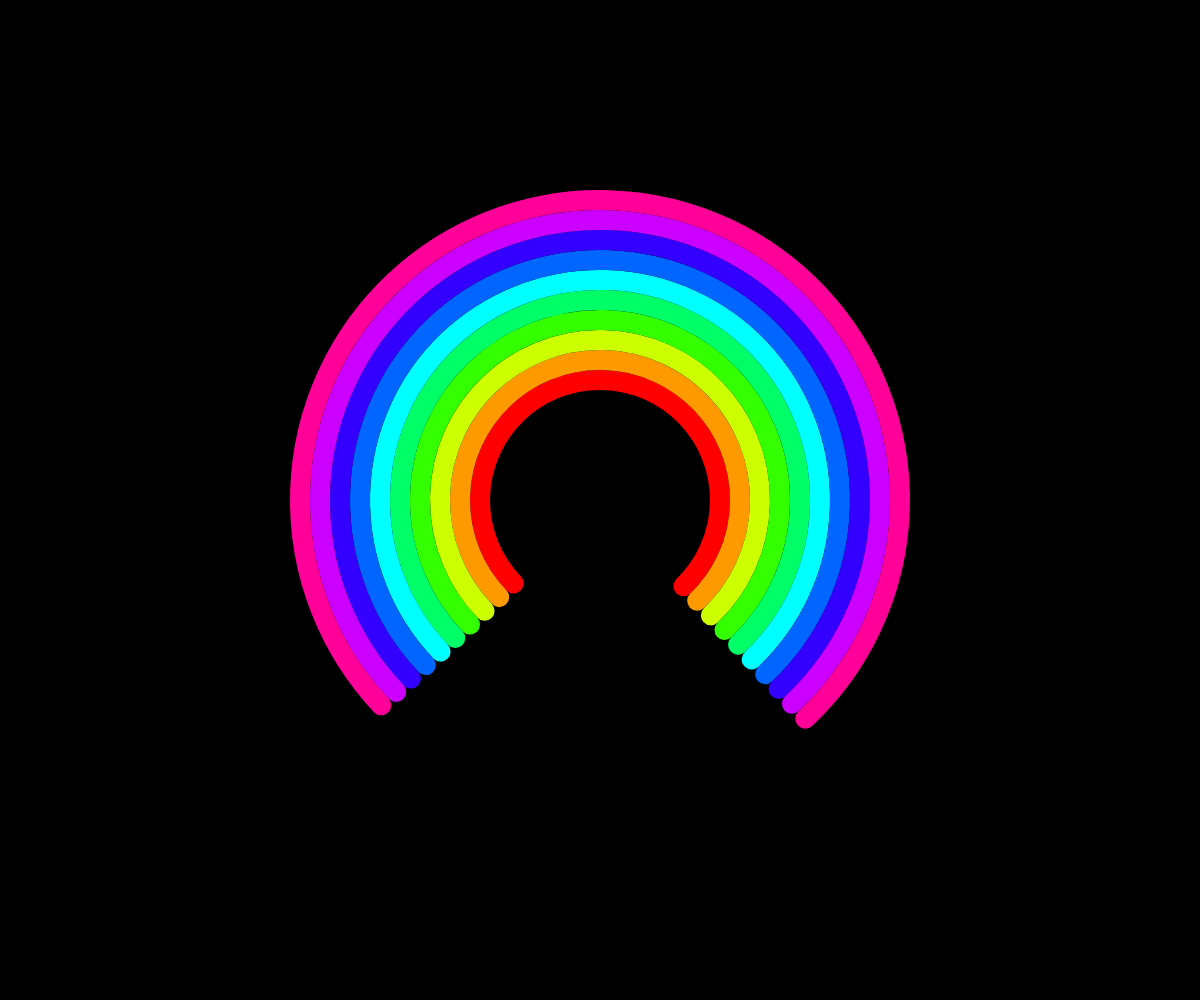
Frame 1 (no input)
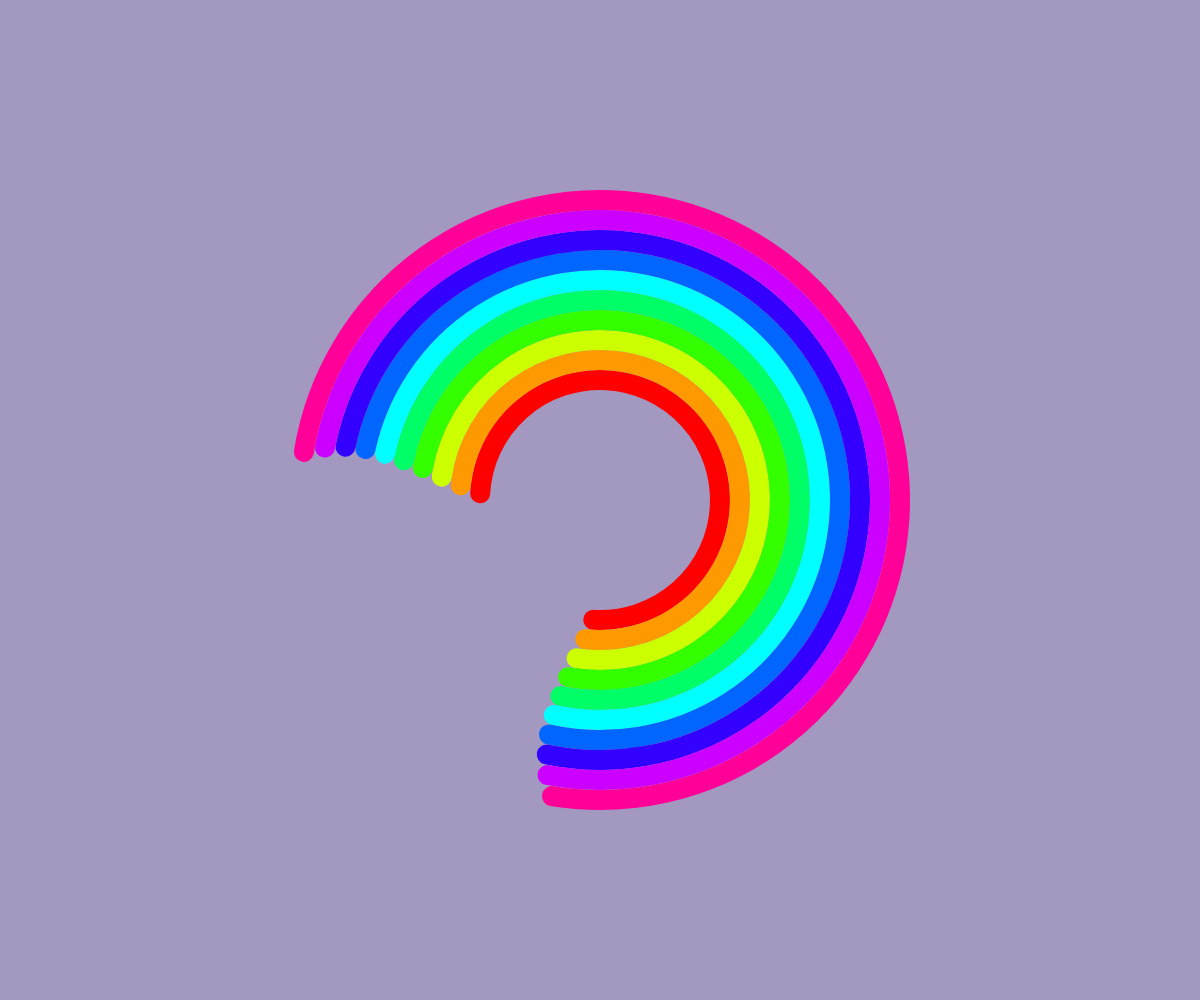
Frame 60 (no input)
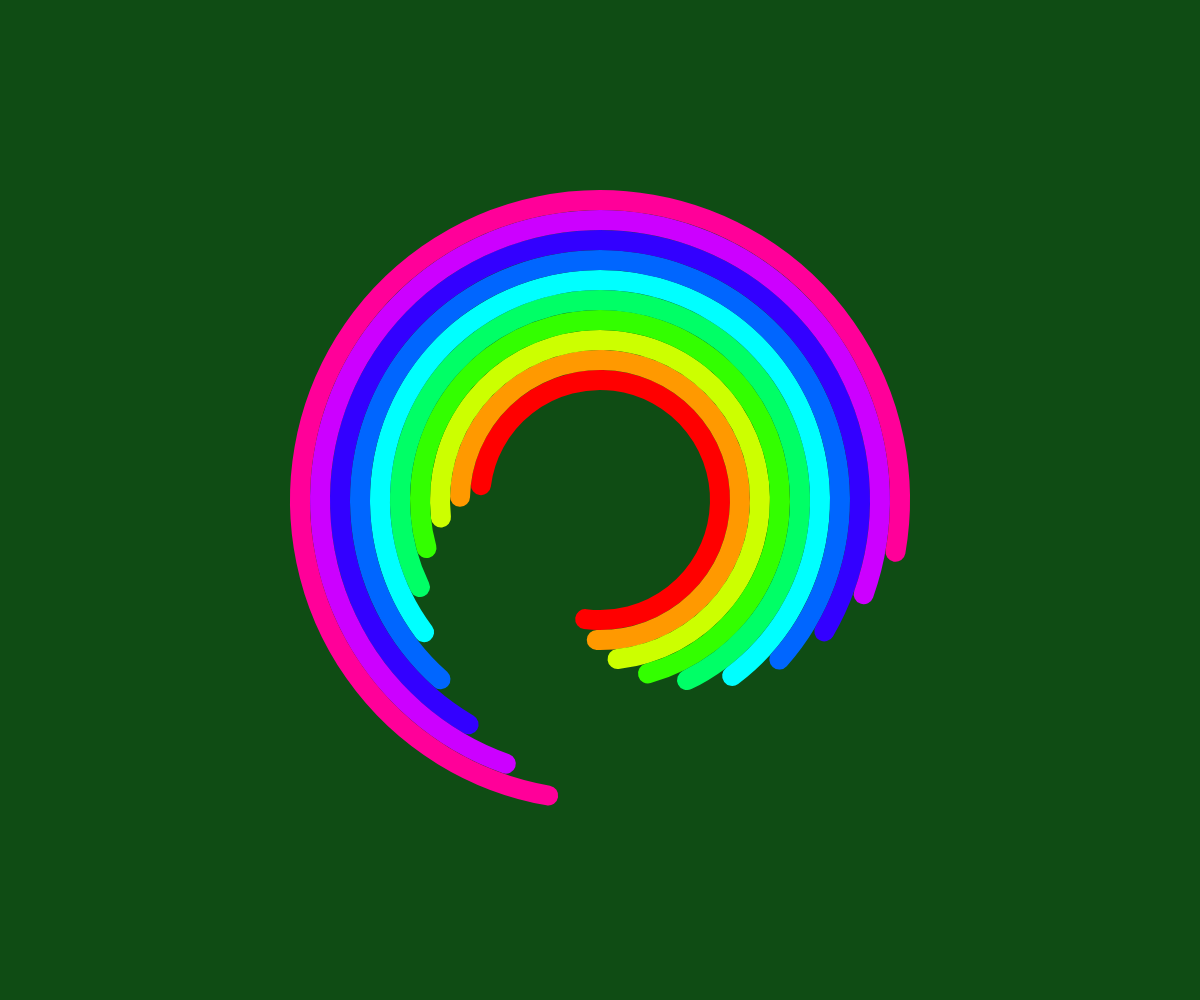
Frame 120 (the mouse pressed at the canvas centre since frame 60)

The p5.js sketch that drew these frames (run headless with seeded random() and noise() and a simulated clock; from frame 60 on, the mouse is pressed at the canvas centre):

// p5.js sketch
// ── sketch.js
let radius;
let numCircles = 10;
let strWeight = 20;
let timerID;
let bkgrndClr;

function setup() {
  createCanvas(windowWidth, windowHeight);
  colorMode(HSB, TWO_PI, 1, 1);

  radius = width * 0.1;
  strokeCap(ROUND);
  bkgrndClr = color(0)
  timerID = setInterval(()=>{
    bkgrndClr = color(random(TWO_PI), random(1),random(1))
  }, 2000)

}

function draw() {
  background(bkgrndClr);
  strokeWeight(strWeight);
  stroke(0, 1, 1);
  noFill();
  translate(width * 0.5, height * 0.5);

  for (let i = 0; i < numCircles; i++) {
    push()
    rotate(sin(millis() * 0.001 * (i * 0.1+1)));
    stroke((TWO_PI / numCircles) * i, 1, 1);
    arc(
      0,
      0,
      i * strWeight * 2 + radius * 2,
      i * strWeight * 2 + radius * 2,
      HALF_PI + QUARTER_PI,
      QUARTER_PI
    );
    pop()
  }
}

function windowResized(){
    resizeCanvas(windowWidth,windowHeight)

}
